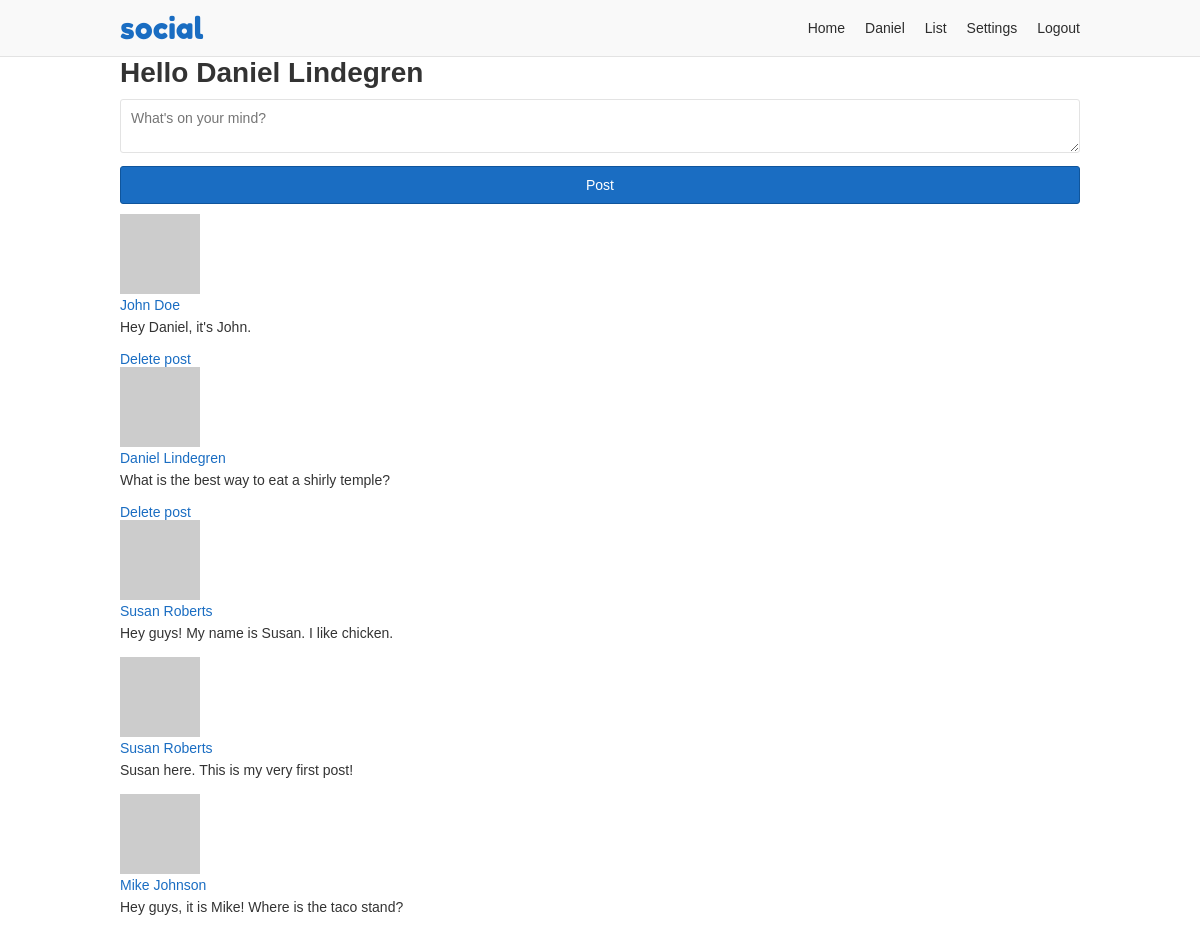
The page /home (signed in) on the database as committed earlier.
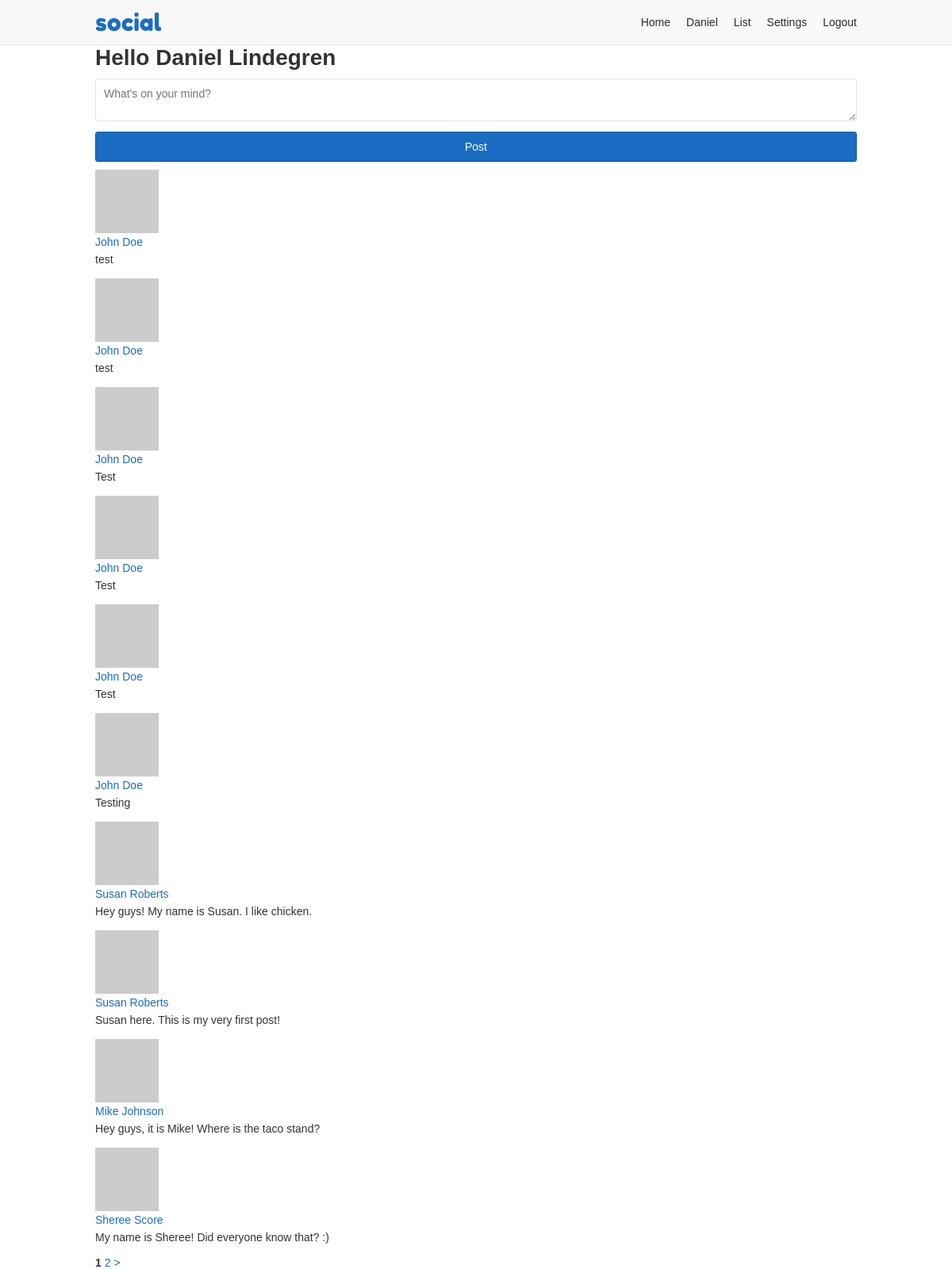
The same page on the database as committed later.
### app/users/models/post.py (models this page shows, shortened)
class Post(db.Model, BaseModel):
    id = db.Column(db.Integer, primary_key=True)
    body = db.Column(db.Text)
    author_id = db.Column(db.Integer, db.ForeignKey('user.id'))
    recipient_id = db.Column(db.Integer, db.ForeignKey('user.id'))

### app/users/views.py (the view)
@users.route('/home', methods=['GET', 'POST'])
@login_required
def home():
    form = PostForm()
    if form.validate_on_submit():
        post = Post(body=form.body.data, author=current_user,
                    recipient=current_user)
        post.commit()
        flash('Your post is now live!')
        return redirect(url_for('users.home'))
    page = request.args.get('page', 1, type=int)
    posts = current_user.followed_posts().paginate(
        page, current_user.posts_per_page, False)
    return render_template('users/home.html', form=form, posts=posts)

### app/users/forms.py
class PostForm(FlaskForm):
    body = TextAreaField('Say something', validators=[DataRequired()])
    submit = SubmitField('Post')

### app/models.py (called while the page is built)
    def commit(self):
        try:
            db.session.add(self)
            db.session.commit()
            return self
        except Exception as E:
            db.session.rollback()
            raise E

### app/users/models/user.py (called while the page is built)
@login.user_loader
def load_user(id):
    return User.query.get(int(id))

    def followed_posts(self):
        followed = Post.query.join(
            followers,
            (followers.c.followed_id == Post.author_id)).filter(
                followers.c.follower_id == self.id,
                Post.author_id == Post.recipient_id,
                Post.active == True)
        my_posts = Post.query.filter_by(recipient_id=self.id, active=True)
        return followed.union(my_posts).order_by(Post.created.desc())

    def avatar(self, size):
        digest = md5(self.email.lower().encode('utf-8')).hexdigest()
        return 'https://www.gravatar.com/avatar/{}?d=identicon&s={}'.format(
            digest, size)

### app/templates/users/home.html (shortened to what this page needs)
{% extends "base.html" %}
{% block content %}
<h1>Hello {{ current_user.full_name }}</h1>
<form method="post" novalidate>
  {{ form.body(placeholder="What's on your mind?") }}
  {{ form.submit }}
</form>
{%- for post in posts.items %}
  {%- include "/users/_post.html" %}
{%- endfor %}
{%- if posts.pages > 1 %}
{%- from "/_macros.html" import render_pagination %}
{{ render_pagination(posts, 'users.home') }}
{%- endif %}
{% endblock %}

### app/templates/users/_post.html
      <div>
        <div>
          <img src="{{ post.author.avatar(60) }}">
        </div>
        <div>
          <a href="{{ url_for('users.profile', username=post.author.username) }}">{{ post.author.full_name }}</a>
          <p>{{ post.body }}</p>
        </div>
        {%- if current_user == post.author or post.recipient_id == current_user.id %}
        <div>
          <a href="{{ url_for('users.user_action', username=post.author.username, action='delete-post', post_id=post.id) }}">Delete post</a>
        </div>
        {%- endif %}
      </div>

Rows that differ between the two databases and show on the page:
no longer on this page (row edited): Post: author.full_name "John Doe", body "Hey Daniel, it's John."
no longer on this page (row edited): Post: author.full_name "Daniel Lindegren", body "What is the best way to eat a shirly temple?"
added Post: author.full_name "John Doe", body "test"
added Post: author.full_name "John Doe", body "test"
added Post: author.full_name "John Doe", body "Test"
added Post: author.full_name "John Doe", body "Test"
added Post: author.full_name "John Doe", body "Test"
now on this page (row unchanged): Post: author.full_name "John Doe", body "Testing"
now on this page (row unchanged): Post: author.full_name "Sheree Score", body "My name is Sheree! Did everyone know that? :)"
Other text that changed with them:
new list line: "1"
new list line: "2"
